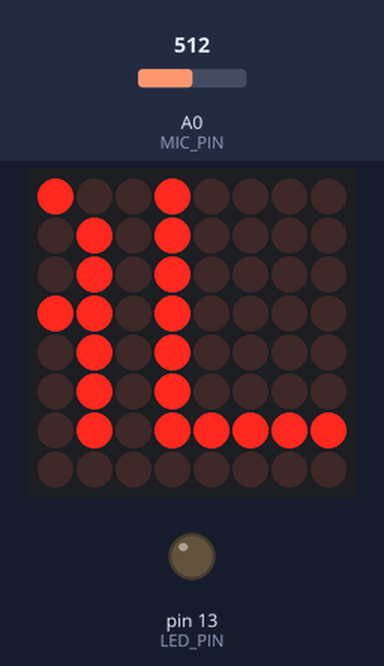
The sketch below on a simulated Arduino Mega 2560, built with avr-gcc and run on an emulated ATmega2560. On the bench: 8×8 LED matrix, output pins drawn as LEDs (lit = HIGH). Inputs (shaded band) come from the test bench; at power-on: A0 (MIC_PIN) = 512. What the sketch prints to the serial monitor is not drawn.

Above: at 1.26 s.
At 15.2 s:
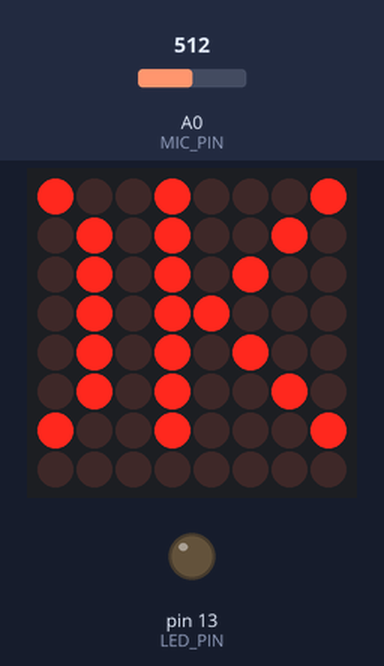
At 28.7 s:
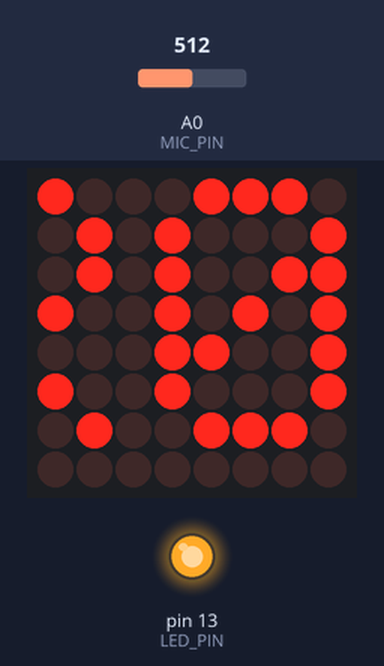
At 38.7 s:
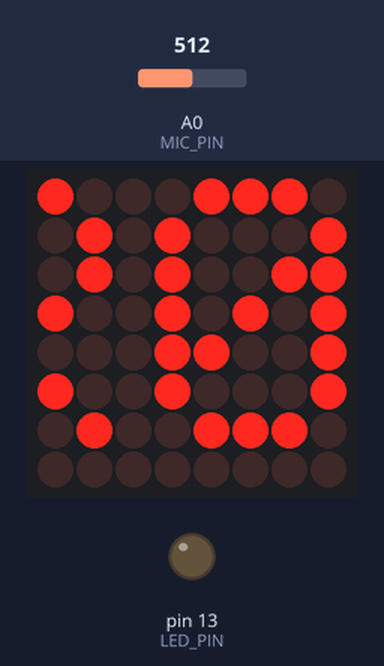
Timing chart, 0 to 40.0 s (numbered marks = the images above):
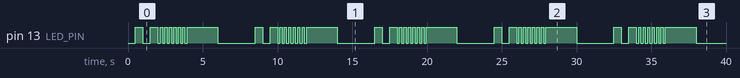

The sketch:

sensorSonidoV02.ino
```cpp
#include <SPI.h>
#include <MD_Parola.h>
#include <MD_MAX72xx.h>
#include <math.h>

// =====================================
// DISPLAY MAX7219 FC-16
// =====================================
#define HARDWARE_TYPE MD_MAX72XX::FC16_HW
#define MAX_DEVICES 1
#define CS_PIN 53

MD_Parola display = MD_Parola(HARDWARE_TYPE, CS_PIN, MAX_DEVICES);

// =====================================
// LED ONBOARD - MAQUINA DE ESTADOS
// =====================================
const byte LED_PIN = LED_BUILTIN;

const unsigned long DURACION_ESTADO_LED = 2000;
const unsigned long INTERVALO_LENTO = 500;
const unsigned long INTERVALO_RAPIDO = 150;

enum EstadoLED {
  APAGADO,
  PARPADEO_LENTO,
  PARPADEO_RAPIDO,
  PRENDIDO
};

EstadoLED estadoLED = PARPADEO_LENTO;
unsigned long tiempoCambioEstadoLED = 0;
unsigned long tiempoUltimoParpadeo = 0;
bool ledEstadoFisico = LOW;

// =====================================
// MICROFONO / ANALISIS
// =====================================
const byte MIC_PIN = A0;
const unsigned long REPORT_MS = 10000;   // RMS promedio cada 10 segundos
const int BLOCK_SIZE = 200;

// =====================================
// CALIBRACION INICIAL
// =====================================
const unsigned long CALIBRATION_MS = 8000;
bool calibrando = true;
unsigned long calibrationStart = 0;

// valores base aprendidos al inicio
double centroBase = 0.0;
double rmsBase = 0.0;
double picoBase = 0.0;

// acumuladores para calibracion
unsigned long calibSamples = 0;
double calibSum = 0.0;
double calibSumSquaresCentered = 0.0;
int calibMin = 1023;
int calibMax = 0;

// =====================================
// ACUMULADORES DE MEDICION NORMAL
// =====================================
unsigned long lastReport = 0;

unsigned long totalSamples = 0;
double totalSum = 0.0;
double totalSumSquaresCentered = 0.0;

int globalMin = 1023;
int globalMax = 0;

int buffer[BLOCK_SIZE];
int bufferIndex = 0;

// Texto del display
char textoDisplay[16] = "CAL";

// =====================================
// SETUP
// =====================================
void setup() {
  pinMode(LED_PIN, OUTPUT);
  digitalWrite(LED_PIN, LOW);

  Serial.begin(115200);

  // Display
  display.begin();
  display.setIntensity(2);   // 0..15
  display.displayClear();
  display.displayText(textoDisplay, PA_CENTER, 60, 500, PA_SCROLL_LEFT, PA_SCROLL_LEFT);

  unsigned long ahora = millis();
  tiempoCambioEstadoLED = ahora;
  tiempoUltimoParpadeo = ahora;
  lastReport = ahora;
  calibrationStart = ahora;

  Serial.println("Iniciando calibracion de base... mantener en silencio relativo.");
}

// =====================================
// LOOP
// =====================================
void loop() {
  unsigned long ahora = millis();

  actualizarMaquinaEstadosLED(ahora);
  capturarAudio();

  if (calibrando) {
    procesarCalibracionSiCorresponde(ahora);
  } else {
    reportarAudioSiCorresponde(ahora);
  }

  // animacion del display sin bloquear
  if (display.displayAnimate()) {
    display.displayReset();
  }
}

// =====================================
// LED FSM
// =====================================
void actualizarMaquinaEstadosLED(unsigned long ahora) {
  switch (estadoLED) {
    case APAGADO:
      digitalWrite(LED_PIN, LOW);
      break;

    case PRENDIDO:
      digitalWrite(LED_PIN, HIGH);
      break;

    case PARPADEO_LENTO:
      if (ahora - tiempoUltimoParpadeo >= INTERVALO_LENTO) {
        tiempoUltimoParpadeo = ahora;
        ledEstadoFisico = !ledEstadoFisico;
        digitalWrite(LED_PIN, ledEstadoFisico);
      }
      break;

    case PARPADEO_RAPIDO:
      if (ahora - tiempoUltimoParpadeo >= INTERVALO_RAPIDO) {
        tiempoUltimoParpadeo = ahora;
        ledEstadoFisico = !ledEstadoFisico;
        digitalWrite(LED_PIN, ledEstadoFisico);
      }
      break;
  }

  if (ahora - tiempoCambioEstadoLED >= DURACION_ESTADO_LED) {
    cambiarEstadoLED();
    tiempoCambioEstadoLED = ahora;
    tiempoUltimoParpadeo = ahora;
  }
}

void cambiarEstadoLED() {
  switch (estadoLED) {
    case APAGADO:
      estadoLED = PARPADEO_LENTO;
      ledEstadoFisico = LOW;
      break;
    case PARPADEO_LENTO:
      estadoLED = PARPADEO_RAPIDO;
      ledEstadoFisico = LOW;
      break;
    case PARPADEO_RAPIDO:
      estadoLED = PRENDIDO;
      ledEstadoFisico = HIGH;
      break;
    case PRENDIDO:
      estadoLED = APAGADO;
      ledEstadoFisico = LOW;
      break;
  }
}

// =====================================
// CAPTURA DE AUDIO
// =====================================
void capturarAudio() {
  int raw = analogRead(MIC_PIN);

  buffer[bufferIndex++] = raw;

  if (bufferIndex >= BLOCK_SIZE) {
    if (calibrando) {
      procesarBloqueCalibracion();
    } else {
      procesarBloqueNormal();
    }
  }
}

// =====================================
// BLOQUE DE CALIBRACION
// =====================================
void procesarBloqueCalibracion() {
  if (bufferIndex == 0) return;

  double blockSum = 0.0;
  int blockMin = 1023;
  int blockMax = 0;

  for (int i = 0; i < bufferIndex; i++) {
    blockSum += buffer[i];
    if (buffer[i] < blockMin) blockMin = buffer[i];
    if (buffer[i] > blockMax) blockMax = buffer[i];
  }

  double blockMean = blockSum / bufferIndex;

  for (int i = 0; i < bufferIndex; i++) {
    double centered = buffer[i] - blockMean;
    calibSumSquaresCentered += centered * centered;
  }

  calibSamples += bufferIndex;
  calibSum += blockSum;

  if (blockMin < calibMin) calibMin = blockMin;
  if (blockMax > calibMax) calibMax = blockMax;

  bufferIndex = 0;
}

// =====================================
// BLOQUE NORMAL
// =====================================
void procesarBloqueNormal() {
  if (bufferIndex == 0) return;

  double blockSum = 0.0;
  int blockMin = 1023;
  int blockMax = 0;

  for (int i = 0; i < bufferIndex; i++) {
    blockSum += buffer[i];
    if (buffer[i] < blockMin) blockMin = buffer[i];
    if (buffer[i] > blockMax) blockMax = buffer[i];
  }

  double blockMean = blockSum / bufferIndex;

  for (int i = 0; i < bufferIndex; i++) {
    double centered = buffer[i] - blockMean;
    totalSumSquaresCentered += centered * centered;
  }

  totalSamples += bufferIndex;
  totalSum += blockSum;

  if (blockMin < globalMin) globalMin = blockMin;
  if (blockMax > globalMax) globalMax = blockMax;

  bufferIndex = 0;
}

// =====================================
// FIN DE CALIBRACION
// =====================================
void procesarCalibracionSiCorresponde(unsigned long ahora) {
  if (ahora - calibrationStart >= CALIBRATION_MS) {
    procesarBloqueCalibracion();

    if (calibSamples > 0) {
      centroBase = calibSum / calibSamples;
      rmsBase = sqrt(calibSumSquaresCentered / calibSamples);
      picoBase = (calibMax - calibMin) / 2.0;
    } else {
      centroBase = 512.0;
      rmsBase = 0.0;
      picoBase = 0.0;
    }

    calibrando = false;
    resetMedicionNormal();
    lastReport = ahora;

    Serial.println("Calibracion finalizada.");
    Serial.print("CentroBase=");
    Serial.print(centroBase, 2);
    Serial.print("  RMSBase=");
    Serial.print(rmsBase, 2);
    Serial.print("  PicoBase=");
    Serial.println(picoBase, 2);

    snprintf(textoDisplay, sizeof(textoDisplay), "OK");
    display.displayClear();
    display.displayText(textoDisplay, PA_CENTER, 60, 500, PA_SCROLL_LEFT, PA_SCROLL_LEFT);
  }
}

// =====================================
// REPORTE NORMAL CADA 10s
// =====================================
void reportarAudioSiCorresponde(unsigned long ahora) {
  if (ahora - lastReport >= REPORT_MS) {
    procesarBloqueNormal();

    if (totalSamples > 0) {
      double center = totalSum / totalSamples;
      double rms = sqrt(totalSumSquaresCentered / totalSamples);
      double peakToPeak = globalMax - globalMin;
      double peak = peakToPeak / 2.0;

      double rmsDelta = rms - rmsBase;
      double peakDelta = peak - picoBase;
      double centerDelta = center - centroBase;

      if (rmsDelta < 0) rmsDelta = 0;
      if (peakDelta < 0) peakDelta = 0;

      Serial.print("LED=");
      Serial.print(nombreEstadoLED());

      Serial.print("  Centro=");
      Serial.print(center, 2);

      Serial.print("  CentroBase=");
      Serial.print(centroBase, 2);

      Serial.print("  CentroDelta=");
      Serial.print(centerDelta, 2);

      Serial.print("  P2P=");
      Serial.print(peakToPeak, 2);

      Serial.print("  Pico=");
      Serial.print(peak, 2);

      Serial.print("  PicoBase=");
      Serial.print(picoBase, 2);

      Serial.print("  PicoDelta=");
      Serial.print(peakDelta, 2);

      Serial.print("  RMS_PROM=");
      Serial.print(rms, 2);

      Serial.print("  RMSBase=");
      Serial.print(rmsBase, 2);

      Serial.print("  RMSDelta=");
      Serial.println(rmsDelta, 2);

      // Mostrar RMS entero en display
      int rmsEntero = (int)round(rms);
      snprintf(textoDisplay, sizeof(textoDisplay), "R%d", rmsEntero);

      display.displayClear();
      display.displayText(textoDisplay, PA_CENTER, 60, 500, PA_SCROLL_LEFT, PA_SCROLL_LEFT);
    }

    resetMedicionNormal();
    lastReport = ahora;
  }
}

// =====================================
// RESET MEDICION NORMAL
// =====================================
void resetMedicionNormal() {
  totalSamples = 0;
  totalSum = 0.0;
  totalSumSquaresCentered = 0.0;
  globalMin = 1023;
  globalMax = 0;
  bufferIndex = 0;
}

// =====================================
// UTILIDAD
// =====================================
const char* nombreEstadoLED() {
  switch (estadoLED) {
    case APAGADO: return "APAGADO";
    case PARPADEO_LENTO: return "PARPADEO_LENTO";
    case PARPADEO_RAPIDO: return "PARPADEO_RAPIDO";
    case PRENDIDO: return "PRENDIDO";
    default: return "DESCONOCIDO";
  }
}
```

Measured:
- by itself, pin 13 (LED_PIN): repeats every 8.0 s: LOW 0.50 s, HIGH 0.50 s, LOW 0.15 s, HIGH 0.16 s, 5 × (LOW 0.15 s, HIGH 0.15 s), LOW 0.15 s, HIGH 2.0 s, LOW 2.5 s, HIGH 0.50 s
- what the display in image 0 shows lasts 0.5 s, from 1.0 s to 1.5 s
